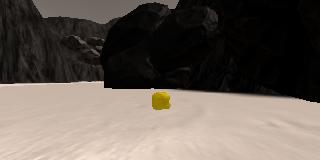
#> input picture 1-01-search-and-return/01-yellow-rock/calibration_images/example_rock1.jpg, 320 x 160 px; its folder holds 2 pictures in this run
$ python yellow-rock.py
#> lines starting #> are read from the running program, lines starting #| are printed output that depends on the picture
import cv2
import numpy as np
import matplotlib.image as mpimg
import matplotlib.pyplot as plt
import glob

def mask_yellow(img):
    """
    Create an array that masks out everything except yellow pixels.
    If a pixel is yellow, the corresponding element in the array is set to 255.
    Otherwise, the element is set to 0
    :param img: image
    :return: mask array. Same size as img with a single channel
    """

    # define range of yellow color in HSV
    lower_hsv = np.array([20, 100, 100])
    upper_hsv = np.array([30, 255, 255])

    # Convert RGB to HSV
    hsv = cv2.cvtColor(img, cv2.COLOR_RGB2HSV)

    # Threshold the HSV image to get only yellow colors
    return cv2.inRange(hsv, lower_hsv, upper_hsv)

if __name__ == "__main__":

    input_images = []
    mask_images = []

    # load all the jpegs in the calibration folder
    for path in glob.glob('./calibration_images/*.jpg'):
        input_images.append(mpimg.imread(path))

    # for each input image, create a yellow mask array
    for img in input_images:
        mask_images.append(mask_yellow(img))
#> this loop made 2 passes
#> (lower_hsv in mask_yellow, upper_hsv in mask_yellow) on passes 1 to 2: ([20, 100, 100], [30, 255, 255]), ([20, 100, 100], [30, 255, 255])
#> after the loop, mask_images = 2 items

    # create a single plot with all the images
    # first row = input, second row = mask
    fig = plt.figure(figsize=(12,3))
    nrows = 2
    ncols = len( input_images )
#> ncols = 2
    plot_number = nrows * 100 + ncols * 10
#> plot_number = 220

    for i, img in enumerate(input_images, 1):
        plt.subplot( plot_number + i )
        plt.imshow( img )
#> this loop made 2 passes
#> i on passes 1 to 2: 1, 2

    for i, img in enumerate(mask_images, len(input_images)+1):
        plt.subplot( plot_number + i )
        plt.imshow( img, cmap='Greys' )
#> this loop made 2 passes
#> i on passes 1 to 2: 3, 4

    plt.show()
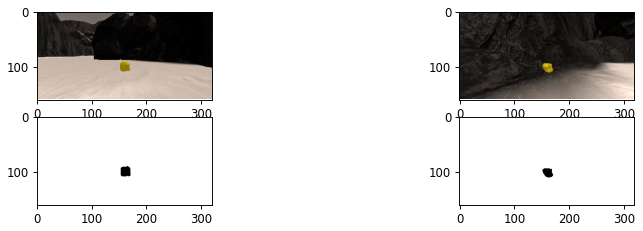
#> figure drawn by matplotlib, 4 panels
